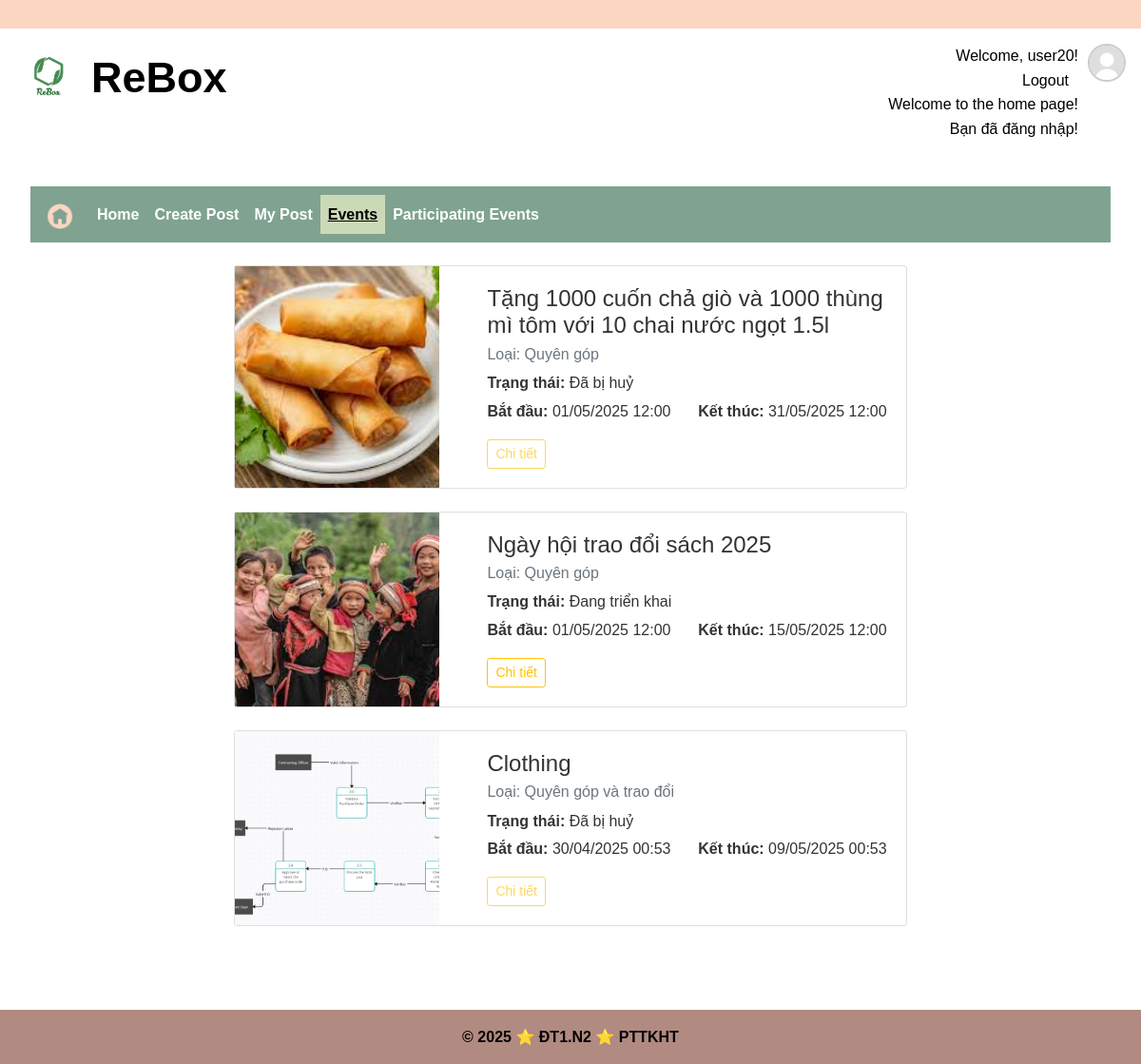
The app's page /event/ (signed in) with its own data.
### app/models/user.py (models this page shows, shortened)
class User(UserMixin, csdl.Model):
    id = csdl.Column(csdl.Integer, primary_key=True)
    username = csdl.Column(csdl.String(50), unique=True, nullable=False)
    password  = csdl.Column(csdl.String(128), nullable=False)
    avatar = csdl.Column(csdl.Text, nullable = True)
    fullname = csdl.Column(csdl.String(120), nullable=False)
    date_of_birth = csdl.Column(csdl.Date, nullable = True)
    gender = csdl.Column(csdl.String(10), nullable = True)
    address = csdl.Column(csdl.Text, nullable = True)
    email = csdl.Column(csdl.String(120), unique=True, nullable=False)
    phone = csdl.Column(csdl.String(20), nullable=True) #co the null
    facebook = csdl.Column(csdl.Text, nullable =True)
    roles = csdl.relationship('Role', secondary='user_role', backref=csdl.backref('users', lazy='dynamic'))
    created_date = csdl.Column(csdl.DateTime, default=datetime.utcnow)  # Thêm dòng này
    def has_role(self, role_name):
        for role in self.roles:
            if role.name == role_name:
                return True
        return False

### app/models/event.py (models this page shows)
class Event(csdl.Model):
    id = csdl.Column(csdl.Integer, primary_key=True)
    name = csdl.Column(csdl.String(50), unique=True, nullable=False)
    start_time = csdl.Column(csdl.DateTime, nullable=False)
    end_time = csdl.Column(csdl.DateTime, nullable=False)
    event_type  = csdl.Column(csdl.String(30), nullable=False)
    fee = csdl.Column(csdl.Integer, nullable=True)
    image = csdl.Column(csdl.String(50), nullable=True)
    managed_by = csdl.relationship(
        'User',
        secondary='event_manager',
        backref=csdl.backref('managed_events', lazy='dynamic')  # ← sửa ở đây
    )
    buyable_items = csdl.relationship('BuyableItem', backref='event', lazy=True)
    status_id = csdl.Column(csdl.Integer, csdl.ForeignKey('event_status.id'), nullable=False)
    status = csdl.relationship('EventStatus', backref='events')
    donation_categories = csdl.relationship(
        'DonationCategory',
        back_populates='event',
        lazy='select'  # Hoặc để mặc định
    )

### app/models/event_status.py (models this page shows)
class EventStatus(csdl.Model):
    id = csdl.Column(csdl.Integer, primary_key=True)
    name = csdl.Column(csdl.String(50), unique=True, nullable=False)  # Tên vai trò: 'admin', 'user', ...

### app/event/routes.py (the view, shortened to what this page needs)
@event_blueprint.route('/event/', defaults={'user_id': None})
@event_blueprint.route('/event/<int:user_id>')
def event(user_id):
    from sqlalchemy.orm import joinedload
    if user_id is None:
        events = Event.query.options(joinedload(Event.donation_categories)).all()
    for e in events:
        category_names = [cat.dc_name for cat in e.donation_categories]
        e.donationCategories = ", ".join(category_names)
        e.donationCategoryCount = len(e.donation_categories)
    return render_template('event/event.html', events=events, now=datetime.utcnow())

### app/models/user.py (called while the page is built)
@login_manager.user_loader
def load_user(user_id): #luu ttin user by id da luu trong session login
    return User.query.get(int(user_id)) #doi tuong User chua ttin (username, pass,email, ...)

### app/event/templates/event/event.html
{% extends 'base.html' %} {% block title %}Trang chủ{% endblock %} {% block
add_header %}
<p>Welcome to the home page!</p>
{% if current_user.is_authenticated %}
<p>Bạn đã đăng nhập!</p>
{% else %}
<p>Bạn chưa đăng nhập</p>
{% endif %} {% endblock %} {% block content %}
<nav class="navbar navbar-expand-lg navbar-light bg-light mb-4">
  <a class="navbar-brand" href="{{ url_for('home.homepage') }}">
    <img
      src="{{ url_for('static', filename='image/home.png') }}"
      style="width: 30px"
      alt="home image"
    />
  </a>
  <div class="collapse navbar-collapse" id="navbarSupportedContent">
    <ul class="navbar-nav mr-auto">
      <li class="nav-item">
        <a class="nav-link" href="{{ url_for('home.homepage') }}">Home</a>
      </li>
      <li class="nav-item">
        <a class="nav-link" href="{{ url_for('post.create_post') }}"
          >Create Post</a
        >
      </li>
      <li class="nav-item">
        <a class="nav-link" href="{{ url_for('post.my_posts') }}">My Post</a>
      </li>
      <li class="nav-item active">
        <a class="nav-link" href="{{url_for('event.event')}}"> Events </a>
      </li>
      <li class="nav-item">
        <a class="nav-link" href="{{url_for('event.event', user_id=current_user.id)}}">
          Participating Events
        </a>
      </li>
    </ul>
  </div>
</nav>
<div class="container mt-4">
  {% for event in events %}
  <div class="col-md-12 col-lg-8 offset-lg-2">
    <div class="card mb-4 shadow-sm">
      <div class="row g-0">
        <div class="col-md-4">
          <img
            src="{{ url_for('static', filename=event.image) }}"
            class="img-fluid h-100 rounded-start"
            alt="Event Image"
            style="object-fit: cover"
          />
        </div>
        <div class="col-md-8">
          <div class="card-body">
            <h4 class="card-title">{{ event.name }}</h4>
            <h6 class="card-subtitle mb-2 text-muted">
              Loại: {{ event.event_type }}
            </h6>
            <p class="card-text mb-1">
              <strong>Trạng thái:</strong> {{ event.status.name }}
            </p>
            <div class="d-flex justify-content-between mb-3">
              <div>
                <strong>Bắt đầu:</strong> {{ event.start_time.strftime('%d/%m/%Y
                %H:%M') }}
              </div>
              <div>
                <strong>Kết thúc:</strong> {{ event.end_time.strftime('%d/%m/%Y
                %H:%M') }}
              </div>
            </div>
            {% if event.start_time <= now %}
            <a
              href="{{ url_for('event.displayAllDonations', event_id=event.id) }}"
              class="btn btn-outline-warning btn-sm {% if event.status_id == 3 %}disabled{% endif %}"
              >Chi tiết</a
            >
            {% else %}
            <button class="btn btn-outline-secondary mt-2" disabled>
              <i class="bi bi-clock"></i> Chưa bắt đầu
            </button>
            {% endif %}
          </div>
        </div>
      </div>
    </div>
  </div>
  {% endfor %}
</div>
{% endblock %}

### app/templates/base.html (shortened to what this page needs)
<!DOCTYPE html>
<html lang="vi-VN">
  <head>
    <link
      rel="stylesheet"
      href="https://cdn.jsdelivr.net/npm/bootstrap@4.0.0/dist/css/bootstrap.min.css"
    />
    <link
      rel="stylesheet"
      href="{{ url_for('static', filename='css/base.css') }}"
    />
  </head>
  <body>
    <header>
      <div class="top-bar"></div>
      <div class="header-logo">
        <div class="logo-image">
          <a href="{{ url_for('home.homepage') }}">
            <img
              src="{{ url_for('static', filename='image/logo.png') }}"
              alt="logo"
              style="width: 50px"
            />
          </a>
        </div>
        <div class="name-web">
          <p>ReBox</p>
        </div>
        <div class="select-login">
          <nav class="nav-select-login">
            {% if current_user.is_authenticated %}
            <p>Welcome, {{ current_user.username }}!</p>
            <a href="{{ url_for('auth.logout') }}">Logout</a>
            {% else %}
            <a href="{{ url_for('auth.login') }}">Login</a> |
            <a href="{{ url_for('auth.register') }}">Register</a> |
            <a href="{{ url_for('auth.adminLogin') }}">Admin</a>
            {% endif %}
          </nav>
          {% block add_header %} {% endblock %}
        </div>
        <div class="dropdown">
          <a  id="avatarDropdown" data-bs-toggle="dropdown" aria-expanded="false">
            <img src="{{ user.avatar or url_for('static', filename='image/avatar.png') }}" alt="avatar" class="rounded-circle" width="40" height="40" style="object-fit: cover; border: 2px solid #ccc; margin-left: 10px; cursor: pointer;">
          </a>
        </div>
      </div>
    </header>
    <main>{% block content %} {% endblock %}</main>
    <footer>
      <div class="footer-content">
        <p>&copy; 2025 ⭐ ĐT1.N2 ⭐ PTTKHT</p>
      </div>
    </footer>
  </body>
</html>

### app/static/css/base.css (style rules this page uses)
:root { --topBar: var(--mau2); --header: white; --menu-bar-color: var(--mau4); --selected-menu-color: var(--mau3); --text-select-login: var(--mau6); --btn-search: var(--mau9); --btn-search-hover: var(--mau8); --footer-background: var(--mau6); --text-header: black; --text-login-register: black; --text-menu-login-register: black; --text-footer: white; --text-menu-home: white; --text-menu-home-hover: black; --text-menu-home-selected: black; --text-btn-search: white; --text-btn-search-hover: black; --mau1: #86946d; --mau2: #fdd6c2; --mau3: #ccd9b7; --mau4: #7fa390; --mau5: #b0e1e1; --mau6: #b18a81; --mau7: #d9c297; --mau8: #c4a289; --mau9: #7b544c; --mau20: #f6ffe7; }
* { margin: 0; padding: 0; box-sizing: border-box; }
p { margin-bottom: 0px !important; }
html, body { height: 100%; margin: 0; display: flex; flex-direction: column; }
body { font-family: "Arial", sans-serif; background-color: white; color: #333; line-height: 1.6; }
.logo-image { margin: 10px; }
.name-web { margin: 0 10px !important; font-size: 45px; font-weight: bold; }
.top-bar { height: 30px; background-color: var(--topBar); z-index: 999; }
header { display: table-row; }
.header-logo { display: flex; background-color: var(--header); color: var(--text-header); padding: 1rem; }
.select-login { margin-left: auto; text-align: right; color: var(--text-login-register); text-decoration: none; }
.nav-select-login a { color: var(--text-menu-login-register); margin: 0 10px; text-decoration: none; }
main { padding: 2rem; flex: 1; }
footer { background-color: var(--footer-background); color: var(--text-header); text-align: center; padding: 1rem; margin-top: 2rem; font-weight: bold; }
.nav-link { color: var(--text-menu-home) !important; font-weight: bold; }
.nav-item.active .nav-link { color: var(--text-menu-home-selected) !important; background-color: var(--selected-menu-color); text-decoration: underline !important; }
.bg-light { background-color: var(--menu-bar-color) !important; }

### records on screen
User: username "user20", avatar (placeholder picture)
Event: image (picture), name "Tặng 1000 cuốn chả giò và 1000 thùng mì tôm với 10 chai nước ngọt 1.5l", event_type "Quyên góp", status.name "Đã bị huỷ", start_time "01/05/2025 12:00", end_time "31/05/2025 12:00"
Event: image (picture), name "Ngày hội trao đổi sách 2025", event_type "Quyên góp", status.name "Đang triển khai", start_time "01/05/2025 12:00", end_time "15/05/2025 12:00"
Event: image (picture), name "Clothing", event_type "Quyên góp và trao đổi", status.name "Đã bị huỷ", start_time "30/04/2025 00:53", end_time "09/05/2025 00:53"
